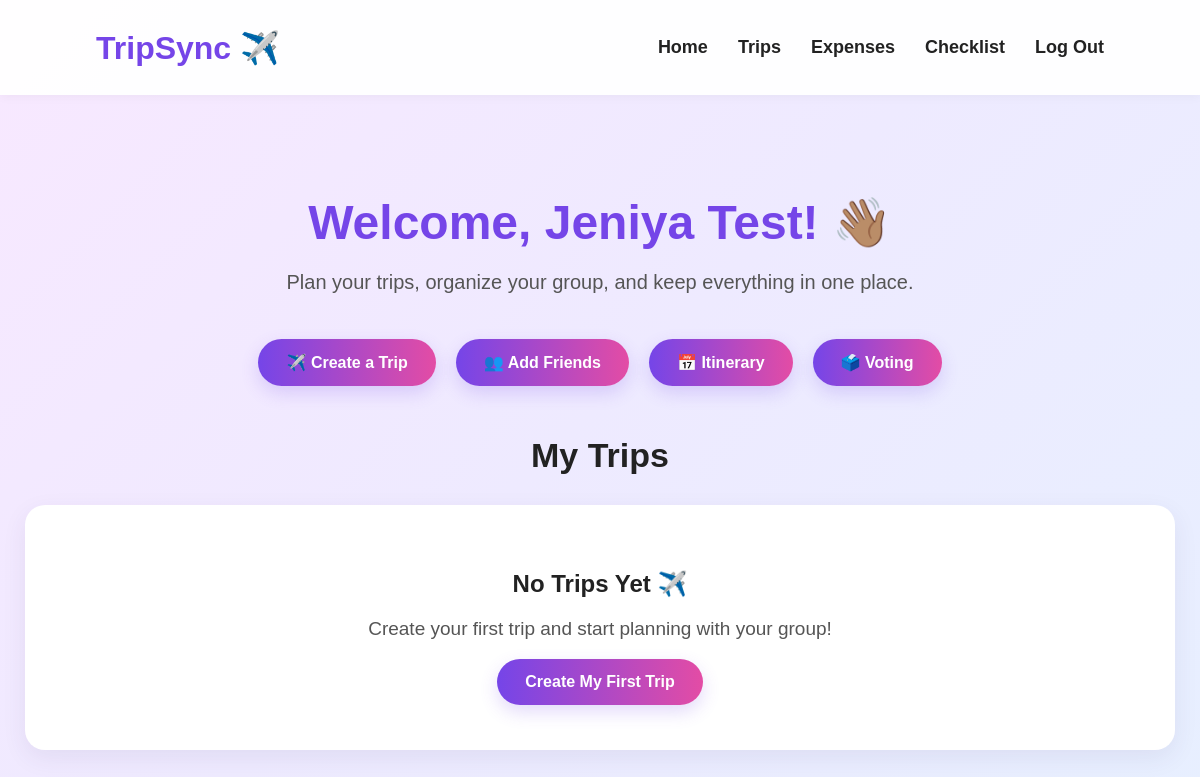
The page /dashboard (signed in) on the database as committed earlier.
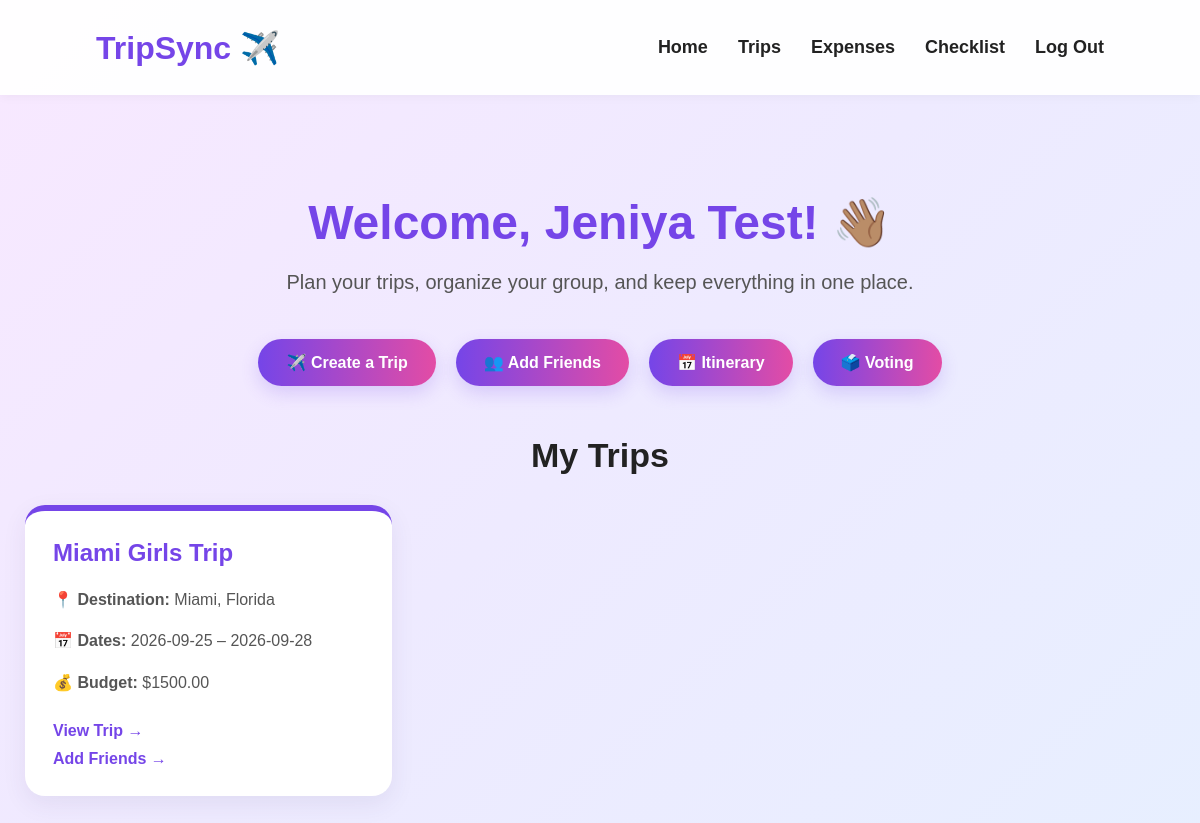
The same page on the database as committed later.
### tables this page shows
CREATE TABLE trips (
            id INTEGER PRIMARY KEY AUTOINCREMENT,
            user_id INTEGER NOT NULL,
            trip_name TEXT NOT NULL,
            destination TEXT NOT NULL,
            start_date TEXT NOT NULL,
            end_date TEXT NOT NULL,
            budget REAL NOT NULL,
            FOREIGN KEY (user_id) REFERENCES users (id)
        );

### app.py (the view)
@app.route("/dashboard")
def dashboard():
    if not logged_in():
        return redirect(
            url_for("login")
        )
    connection = get_db_connection()
    trips = get_accessible_trips(
        connection
    )
    connection.close()
    return render_template(
        "dashboard.html",
        user_name=session["user_name"],
        trips=trips
    )

### app.py (called while the page is built)
def get_db_connection():
    connection = sqlite3.connect(DATABASE)
    connection.row_factory = sqlite3.Row
    return connection

def logged_in():
    return "user_id" in session

def get_accessible_trips(connection):
    return connection.execute("""
        SELECT DISTINCT trips.*

        FROM trips

        LEFT JOIN trip_members
        ON trips.id = trip_members.trip_id

        WHERE trips.user_id = ?
        OR trip_members.user_id = ?

        ORDER BY trips.start_date
    """, (
        session["user_id"],
        session["user_id"]
    )).fetchall()

### templates/dashboard.html (shortened to what this page needs)
<!DOCTYPE html>
<html lang="en">
<head>
</head>
<body>
    <nav>
        <h2>
            <a href="{{ url_for('dashboard') }}">
                TripSync ✈️
            </a>
        </h2>
        <div>
            <a href="{{ url_for('dashboard') }}">
                 Home
            </a>
            <a href="{{ url_for('dashboard') }}">
                Trips
            </a>
            <a href="{{ url_for('expenses') }}">
                Expenses
            </a>
            <a href="{{ url_for('checklist') }}">
                Checklist
            </a>
            <a href="{{ url_for('logout') }}">
                Log Out
            </a>
        </div>
    </nav>
    <main class="container">
        <section class="welcome">
            <h1>
                Welcome, {{ user_name }}! 👋🏽
            </h1>
            <p>
                Plan your trips, organize your group,
                and keep everything in one place.
            </p>
        </section>
        <div class="actions">
            <a
                class="button"
                href="{{ url_for('create_trip') }}"
            >
                ✈️ Create a Trip
            </a>
            <a
                class="button"
                href="{{ url_for('add_friends') }}"
            >
                👥 Add Friends
            </a>
            <a
                class="button"
                href="{{ url_for('itinerary') }}"
            >
                📅 Itinerary
            </a>
            <a
                class="button"
                href="{{ url_for('voting') }}"
            >
                🗳️ Voting
            </a>
        </div>
        <h2 class="section-title">
            My Trips
        </h2>
        {% if trips %}
            <div class="trip-grid">
                {% for trip in trips %}
                    <div class="trip-card">
                        <h2>
                            {{ trip["trip_name"] }}
                        </h2>
                        <p>
                            📍
                            <strong>Destination:</strong>
                            {{ trip["destination"] }}
                        </p>
                        <p>
                            📅
                            <strong>Dates:</strong>
                            {{ trip["start_date"] }}
                            –
                            {{ trip["end_date"] }}
                        </p>
                        <p>
                            💰
                            <strong>Budget:</strong>
                            ${{ "%.2f"|format(trip["budget"]) }}
                        </p>
                        <a
                            href="{{ url_for(
                                'trip_details',
                                trip_id=trip['id']
                            ) }}"
                        >
                            View Trip →
                        </a>
                        <br>
                        <a
                            href="{{ url_for(
                                'add_friends'
                            ) }}"
                        >
                            Add Friends →
                        </a>
                    </div>
                {% endfor %}
            </div>
        {% else %}
            <div class="no-trips">
                <h2>
                    No Trips Yet ✈️
                </h2>
                <p>
                    Create your first trip and start
                    planning with your group!
                </p>
                <a
                    class="button"
                    href="{{ url_for('create_trip') }}"
                >
                    Create My First Trip
                </a>
            </div>
        {% endif %}
    </main>
</body>
</html>

Rows that differ between the two databases and show on the page:
added trips: trip_name "Miami Girls Trip", destination "Miami, Florida", start_date "2026-09-25", end_date "2026-09-28", budget "1500.00"
Other text that changed with them:
text no longer shown: "No Trips Yet ✈️ Create your first trip and start planning with your group! Create My First Trip"
